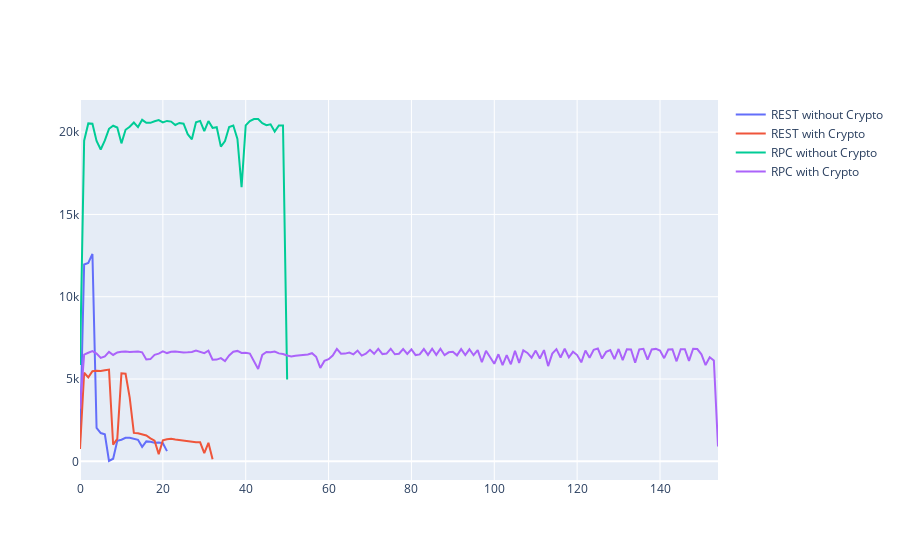

The code cell stored with this chart in its notebook:
### Markdown cell above
## All plots combined

### Code cell
d1 = pd.read_csv("./bench/rest-without-crypto.csv")
d2 = pd.read_csv("./bench/rest-with-crypto.csv")
d3 = pd.read_csv("./bench/rpc-without-crypto.csv")
d4 = pd.read_csv("./bench/rpc-with-crypto.csv")

fig = go.Figure([
    go.Scatter(y=d1['tx'], name="REST without Crypto"),
    go.Scatter(y=d2['tx'], name="REST with Crypto"),
    go.Scatter(y=d3['tx'], name="RPC without Crypto"),
    go.Scatter(y=d4['tx'], name="RPC with Crypto")
])
fig.show()

### Figure 1 — Plotly figure (JSON) as saved in the notebook; plotly's stock layout.template omitted (floating-point values rounded to 4 significant figures; data arrays with more than 128 entries replaced by an {"elided": "..."} marker saying what was removed)
{"data": [{"name": "REST without Crypto", "type": "scatter", "y": [1278, 11957, 12050, 12602, 2030, 1718, 1642, 21, 158, 1246, 1314, 1427, 1437, 1354, 1308, 880, 1211, 1186, 1133, 1141, 1098, 621]}, {"name": "REST with Crypto", "type": "scatter", "y": [753, 5383, 5100, 5479, 5504, 5484, 5528, 5572, 1012, 1362, 5346, 5321, 3871, 1730, 1701, 1625, 1573, 1398, 1258, 441, 1274, 1337, 1374, 1321, 1284, 1261, 1221, 1207, 1161, 1157, 502, 1125, 131]}, {"name": "RPC without Crypto", "type": "scatter", "y": [5853, 19481, 20529, 20507, 19465, 18947, 19499, 20203, 20390, 20278, 19318, 20140, 20332, 20583, 20308, 20748, 20565, 20564, 20658, 20729, 20593, 20681, 20640, 20433, 20557, 20516, 19877, 19565, 20595, 20683, 20061, 20674, 20259, 20300, 19120, 19454, 20315, 20400, 19593, 16654, 20409, 20667, 20798, 20794, 20547, 20427, 20476, 20033, 20402, 20403, 4976]}, {"name": "RPC with Crypto", "type": "scatter", "y": {"elided": "155 int values"}}], "layout": {"autosize": true, "xaxis": {"autorange": true, "range": [0, 154]}, "yaxis": {"autorange": true, "range": [-1133.0, 21950.0], "type": "linear"}}}
